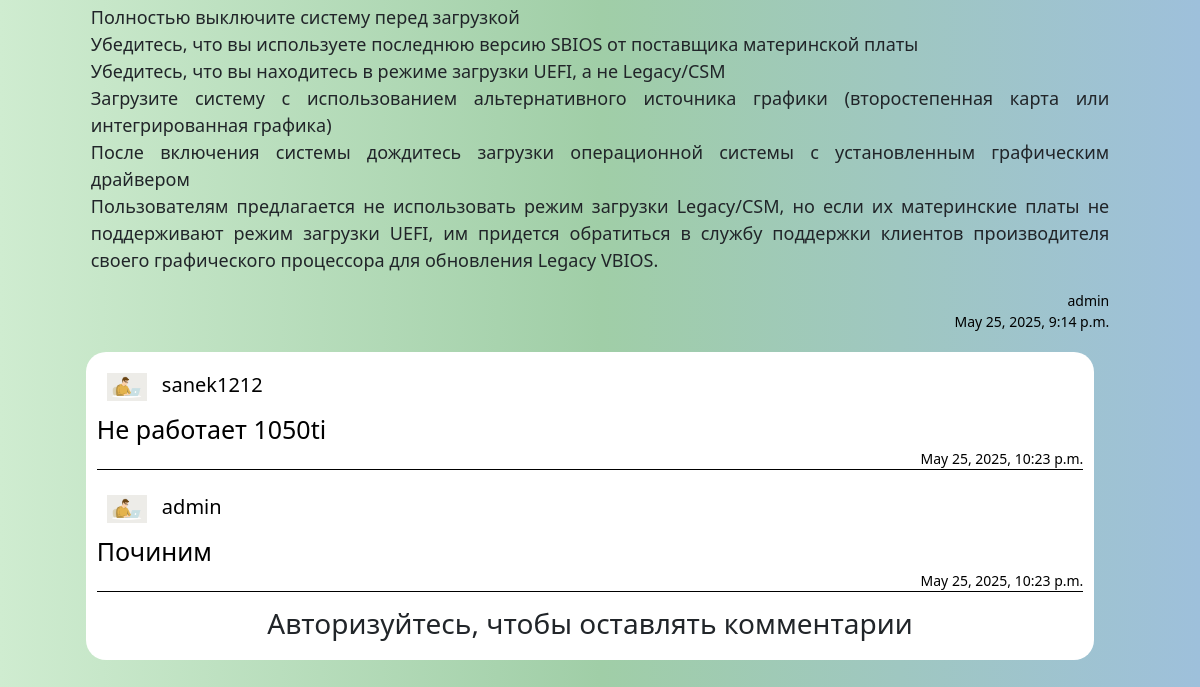
The app's page /detail/6/ (lower part), older data.
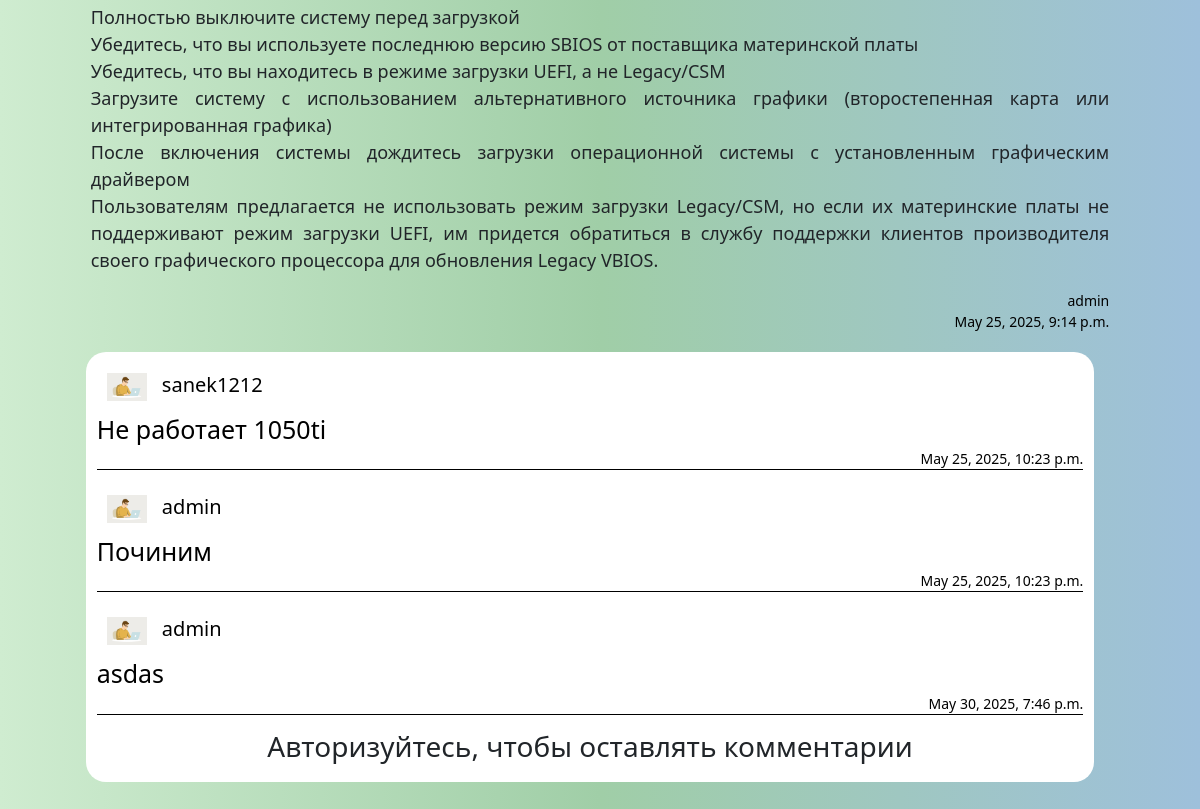
The same page, newer data.
### blog/models.py (models this page shows, shortened)
class Comment(models.Model):
    blog = models.ForeignKey(BlogPost, on_delete=models.CASCADE, verbose_name="Блог")
    author = models.ForeignKey(User, on_delete=models.CASCADE, verbose_name="Автор", null=True, blank=True)
    text = models.TextField(verbose_name="Текст комментария")
    date_published = models.DateTimeField(default=timezone.now, verbose_name="Дата публикации")
    class Meta:
        verbose_name = "Комментарий"
        verbose_name_plural = "Комментарии"

### blog/views.py (the view)
# urls.py: path("detail/<int:pk>/", views.blog_detail, name = "blog_detail"),
def blog_detail(request, pk):
    try:
        blog = BlogPost.objects.get(pk=pk)
    except BlogPost.DoesNotExist:
        return render(request, 'blog/blog_detail.html', {"exception": "Такого блога не существует"})
    blogs = BlogPost.objects.all()
    title = blog.title
    count = str(request.GET.get("post"))
    comments = Comment.objects.filter(blog=blog).order_by("date_published")
    if count == "prev":
        if blog.id == blogs.first().id:
            return redirect("blog:blog_detail", pk=blogs.last().id)
        prev_blog = blogs.filter(id__lt=blog.id).last()
        return redirect("blog:blog_detail", pk=prev_blog.id)
    if count == "next":
        if blog.id == blogs.last().id:
            return redirect("blog:blog_detail", pk=blogs.first().id)
        next_blog = blogs.filter(id__gt=blog.id).first()
        return redirect("blog:blog_detail", pk=next_blog.id)
    centext = {
        "blog": blog,
        "title": title,
        "comments": comments
    }
    if request.method == "POST":
        form = CommentModelForm(request.POST)
        if form.is_valid():
            new_comment = form.save(commit=False)
            new_comment.author =request.user
            new_comment.date_published = datetime.now()
            new_comment.blog = blog
            new_comment.save()
            return redirect("blog:blog_detail", pk=pk)
    else:
        form = CommentModelForm()
    centext["form"] = form
    return render(request, 'blog/blog_detail.html', centext)

### blog/templates/blog/blog_detail.html (shortened to what this page needs)
 {% extends 'blog/layout.html' %}
 {% load static %}
 {% block static %}
 <link  rel="stylesheet" href="{% static 'blog/css/blog_detail.css' %}">
 {% endblock %}
 {% block content %}
      {% if not exception %}
      <div class="blog_detail">
          <div class="news">
              <div class="content">
                  <div class="blog_text"><a>{{ blog.content|linebreaks }}</a></div>
                  <div class="blog_info">
                       <a>{{blog.author}}</a>
                       <a>{{blog.date_published}}</a>
                  </div>
              </div>
              <div class="comments">
                  {% if comments %}
                    {% for comment in comments %}
                        <div class="comment">
                            <a class = "comment_author">
                                <img src="{% static 'blog/img/user2.png' %}" style="width: 40px; margin: 10px">
                                {{comment.author}}
                            </a>
                            <a class="comment_text">
                                {{comment.text}}
                            </a>
                            <a class = "comment_date" style="align-self: flex-end">
                                {{comment.date_published}}
                            </a>
                         </div>
                    {% endfor %}
                  {% else %}
                    <a class="no_comments">Комментариев нет</a>
                  {% endif %}
                   {% if user.is_authenticated%}
                        <div class="com_form">
                            <h3>Ваш комментарий</h3>
                            <form method="POST">
                                {% csrf_token%}
                                {{ form.as_p }}
                                <button type="submit" class="btn btn-success btn-send">
                                    Отправить
                                </button>
                            </form>
                        </div>
                  {% else %}
                        <h3>Авторизуйтесь, чтобы оставлять комментарии</h3>
                  {% endif %}
             </div>
          </div>
      </div>
      {% else %}
        <div class="error">
            <a>{{exception}}</a>
            <a href="{% url 'blog:index' %}">Вернуться к списку</a>
        </div>
      {%endif %}
{% endblock %}

Row changes from the older to the newer data that the page shows:
added Comment: author "admin", text "asdas", date_published "May 30, 2025, 7:46 p.m."
